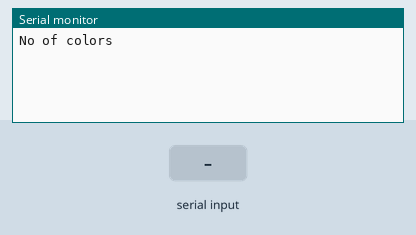
Bench run of a sketch on a simulated Arduino Uno, built with avr-gcc and run on an emulated ATmega328P. Shown: the last lines printed to the serial monitor. The test bench sets the inputs (shaded band).

Above: at 1.2 s.
1.3 s: "1" received over Serial
At 2.4 s:
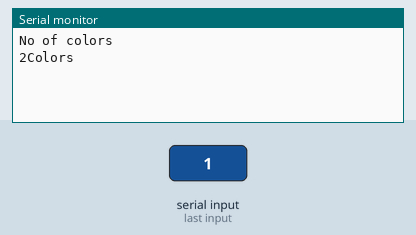
2.8 s: "0" received over Serial
At 4.2 s:
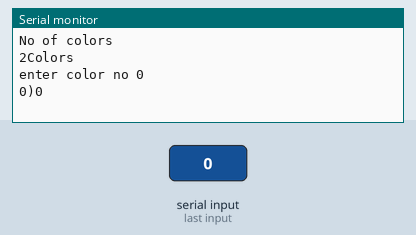
5.3 s: "2" received over Serial
At 7.6 s:
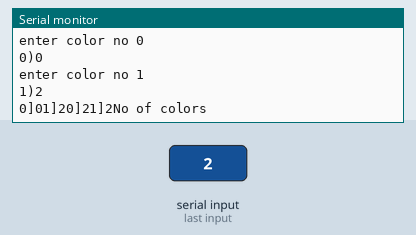

The sketch:

check_module.ino
```cpp
void setup()
{
  Serial.begin(9600);
}

void loop()
{
  Serial.println("No of colors");
  while (Serial.available() == 0)   {}
  int N = Serial.read();
  N = N - 47;
  String Colors[N] = {};
  Serial.print(N); Serial.println("Colors");
  for (int i = 0; i < N; i++)
  {
    while (Serial.available() == 0) {}
    Serial.print("enter color no "); Serial.println(i);
    String temp = Serial.readString();
    Colors[i] = temp;
    Serial.print(i); Serial.print(")"); Serial.println(Colors[i]);
  }
  for (int i = 0; i < N; i++)
  {
   Serial.print(i);Serial.print("]");Serial.print(Colors[i]);
  }

  for (int j = 0; j < N - 1; j++)
  {
    Colors[j]=Colors[j+1];

  }

  for (int i = 0; i < N; i++)
  {
   Serial.print(i);Serial.print("]"); Serial.print(Colors[i]);
  }
}
```

Measured:
- after the input at 1.3 s, the serial monitor: prints a new line at once (image 1)
- after the input at 2.8 s, the serial monitor: prints a new line at once (image 2)
- after the input at 5.3 s, the serial monitor: prints a new line at once (image 3)
